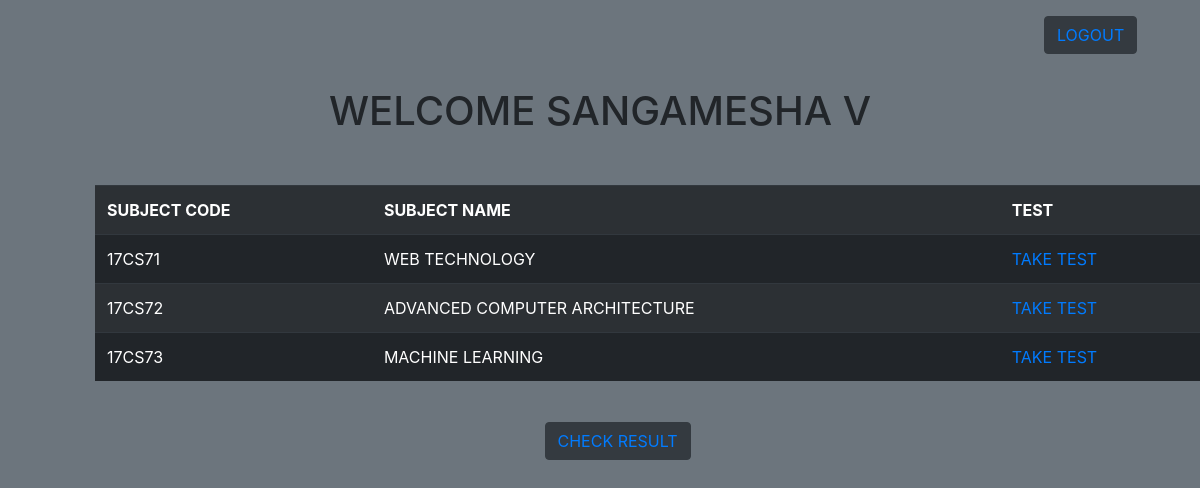
Screenshot of /student.php (signed in) with the database file from the repository.
### tables this page shows
CREATE TABLE `subjects` (
  `subject_id` varchar(10) NOT NULL,
  `subject_name` varchar(100) DEFAULT NULL,
  `sem` int(2) DEFAULT NULL
);

### student.php (the view, shortened to what this page needs)
<!DOCTYPE html>
<html lang="en">
    <head>
        <link href="//maxcdn.bootstrapcdn.com/bootstrap/4.0.0/css/bootstrap.min.css" rel="stylesheet" id="bootstrap-css">
    </head>
    <body class="bg-secondary">
        <div class="container  pt-3">
            <h4 class="btn btn-dark"><a href="logout.php">Logout</a></h4>
            <h1 style="text-align: center;">Welcome <?php echo $_SESSION['name']; ?></h1>
            <?php
                require "connection.php";
                $usn=$_SESSION['usn'];
                $query="select subject_id,subject_name from subjects where sem = (select sem from users where id='$usn');";
                $execute=$database->query($query);
                if ($execute->num_rows > 0) {
            ?>
                    <table class='table table-striped table-hover table-dark'>
                        <tr>
                            <th>SUBJECT CODE</th>
                            <th>SUBJECT NAME</th>
                            <th>TEST</th>
                        </tr>
                    <?php while($row = $execute->fetch_assoc()) {?>
                        <tr>
                            <td><?php echo $row['subject_id']?></td>
                            <td><?php echo $row['subject_name'] ?></td>
                            <td><a href=check_test.php?code=<?php echo $row['subject_id']?> >Take Test</a></td>
                        </tr>
                    <?php } ?>
                    </table>
                <?php } ?>
            <button class="btn btn-dark" style="margin-left: 45%;"><a href='result.php'>CHECK RESULT</a></button>
        </div>
    </body>
</html>

### student.php (style rules this page uses)
body { text-transform: uppercase; }
table { margin: 50px; }
h1,button { margin: 25px; }
h4 { margin-left: 90%; }

### rows the page displays
subjects: subject_id "17CS71", subject_name "WEB TECHNOLOGY"
subjects: subject_id "17CS72", subject_name "ADVANCED COMPUTER ARCHITECTURE"
subjects: subject_id "17CS73", subject_name "MACHINE LEARNING"

### other values shown
$_SESSION['name'] "SANGAMESHA V"
